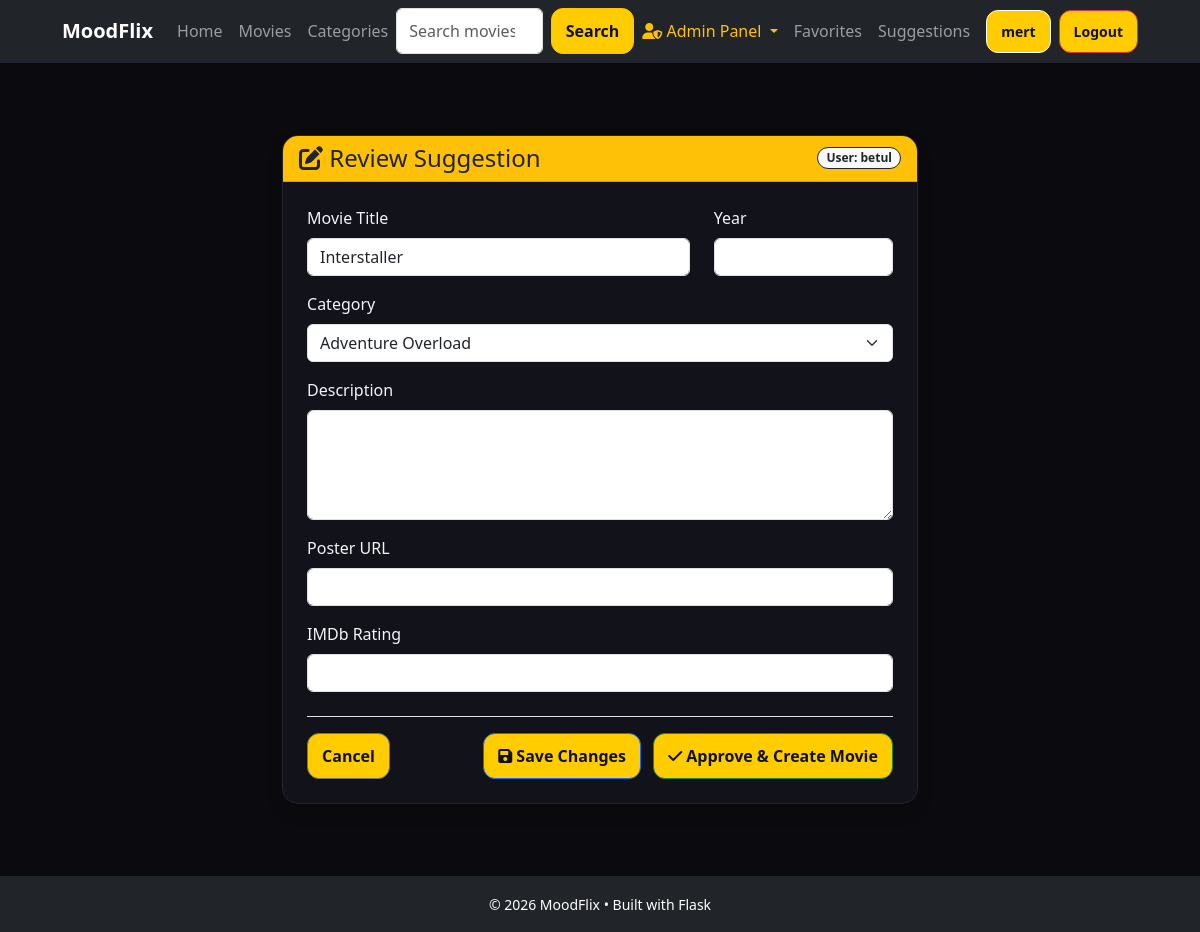
/admin/suggestions/1/edit (signed in), run on the app's committed database.
### app/models/user.py (models this page shows, shortened)
class User(UserMixin, db.Model):
    __tablename__ = "users"
    id = db.Column(db.Integer, primary_key=True)
    email = db.Column(db.String(120), unique=True, nullable=False)
    username = db.Column(db.String(50), nullable=False)
    password_hash = db.Column(db.String(128), nullable=False)
    role = db.Column(db.String(20), nullable=False, default="user")  # "user" or "admin"
    created_at = db.Column(db.DateTime, nullable=False, default=datetime.utcnow)
    is_active = db.Column(db.Boolean, nullable=False, default=True)
    comments = db.relationship('Comment', backref='user', lazy='dynamic', cascade='all, delete-orphan')
    ratings = db.relationship('Rating', backref='user', lazy='dynamic', cascade='all, delete-orphan')
    favorites = db.relationship('Favorite', backref='user', lazy='dynamic', cascade='all, delete-orphan')
    suggestions = db.relationship('Suggestion', backref='user', lazy='dynamic', cascade='all, delete-orphan')

### app/models/suggestion.py (models this page shows, shortened)
class Suggestion(db.Model):
    __tablename__ = "suggestions"
    id = db.Column(db.Integer, primary_key=True)
    user_id = db.Column(db.Integer, db.ForeignKey('users.id'), nullable=False)
    mood_category_id = db.Column(db.Integer, db.ForeignKey('mood_categories.id'), nullable=True)
    title = db.Column(db.String(255), nullable=False)
    year = db.Column(db.Integer, nullable=True)
    description = db.Column(db.Text, nullable=True)
    posterUrl = db.Column(db.String(500), nullable=True)
    imdbRating = db.Column(db.Float, nullable=True)
    status = db.Column(db.String(50), default="pending")  # pending, approved, rejected
    createdAt = db.Column(db.DateTime, default=datetime.utcnow)
    mood_category = db.relationship('MoodCategory', backref='suggestions')

### app/controllers/admin_controller.py (the view, shortened to what this page needs)
@admin_bp.route("/suggestions/<int:suggestion_id>/edit", methods=["GET", "POST"])
def edit_suggestion(suggestion_id: int):
    guard = _require_admin()
    if guard: return guard
    suggestion = AdminService.adminGetSuggestion(suggestion_id)
    if not suggestion:
        return redirect(url_for("admin.list_pending_suggestions"))
    if request.method == "GET":
        categories = AdminService.adminListCategories()
        return render_template("admin/edit_suggestion.html", suggestion=suggestion, categories=categories)

### app/__init__.py (called while the page is built)
def init_extensions(app: Flask) -> None:
    db.init_app(app)
    import_models()
    migrate.init_app(app, db)
    login_manager.init_app(app)
    login_manager.login_view = "auth.login"
    from app.models.user import User
    @login_manager.user_loader
    def load_user(user_id):
        return User.query.get(int(user_id))

### app/controllers/admin_controller.py (called while the page is built)
def _require_admin():
    if not current_user.is_authenticated:
        flash("Please log in as admin.", "error")
        return redirect(url_for("auth.login"))
    if getattr(current_user, "role", None) != "admin":
        flash("Admin access required.", "error")
        return redirect(url_for("home.index"))
    return None

### app/services/admin_service.py (called while the page is built)
    @staticmethod
    def adminListCategories() -> list[MoodCategory]:
        return MoodCategory.query.order_by(MoodCategory.name.asc()).all()

    @staticmethod
    def adminGetSuggestion(suggestion_id: int):
        from app.models.suggestion import Suggestion
        return Suggestion.query.get(suggestion_id)

### app/views/templates/admin/edit_suggestion.html (shortened to what this page needs)
{% extends "base.html" %}
{% block content %}
<div class="container py-5">
    <div class="row justify-content-center">
        <div class="col-md-8">
            <div class="card shadow">
                <div class="card-header bg-warning text-dark d-flex justify-content-between align-items-center">
                    <h4 class="mb-0"><i class="fas fa-edit"></i> Review Suggestion</h4>
                    <span class="badge bg-light text-dark">User: {{ suggestion.user.username }}</span>
                </div>
                <div class="card-body p-4">
                    <form method="POST">
                        <div class="row">
                            <div class="col-md-8 mb-3">
                                <label class="form-label">Movie Title</label>
                                <input type="text" class="form-control" name="title" value="{{ suggestion.title }}" required>
                            </div>
                            <div class="col-md-4 mb-3">
                                <label class="form-label">Year</label>
                                <input type="number" class="form-control" name="year" value="{{ suggestion.year or '' }}">
                            </div>
                        </div>
                        <div class="mb-3">
                            <label class="form-label">Category</label>
                            <select class="form-select" name="mood_category_id" required>
                                {% for category in categories %}
                                    <option value="{{ category.id }}" {% if suggestion.mood_category_id == category.id %}selected{% endif %}>
                                        {{ category.name }}
                                    </option>
                                {% endfor %}
                            </select>
                        </div>
                        <div class="mb-3">
                            <label class="form-label">Description</label>
                            <textarea class="form-control" name="description" rows="4">{{ suggestion.description or '' }}</textarea>
                        </div>
                        <div class="mb-3">
                            <label class="form-label">Poster URL</label>
                            <input type="url" class="form-control" name="posterUrl" value="{{ suggestion.posterUrl or '' }}">
                        </div>
                        <div class="mb-3">
                            <label class="form-label">IMDb Rating</label>
                            <input type="number" step="0.1" class="form-control" name="imdbRating" value="{{ suggestion.imdbRating or '' }}">
                        </div>
                        <div class="d-flex justify-content-between mt-4 border-top pt-3">
                            <a href="{{ url_for('admin.list_pending_suggestions') }}" class="btn btn-outline-secondary">Cancel</a>
                            <div>
                                <button type="submit" name="action" value="save" class="btn btn-primary me-2">
                                    <i class="fas fa-save"></i> Save Changes
                                </button>
                                <button type="submit" name="action" value="approve" class="btn btn-success">
                                    <i class="fas fa-check"></i> Approve & Create Movie
                                </button>
                            </div>
                        </div>
                    </form>
                </div>
            </div>
        </div>
    </div>
</div>
{% endblock %}

### app/views/templates/base.html (shortened to what this page needs)
<!doctype html>
<html lang="en">
<head>
  <link href="https://cdn.jsdelivr.net/npm/bootstrap@5.3.0/dist/css/bootstrap.min.css" rel="stylesheet">
  <link rel="stylesheet" href="https://cdnjs.cloudflare.com/ajax/libs/font-awesome/6.0.0/css/all.min.css">
  <link rel="stylesheet" href="{{ url_for('static', filename='css/style.css') }}">
</head>
<body>
  <nav class="navbar navbar-expand-lg navbar-dark bg-dark sticky-top" style = "z-index: 1050;">
    <div class="container">
      <a href="{{ url_for('home.index') }}" class="navbar-brand fw-bold">MoodFlix</a>
      <div class="collapse navbar-collapse" id="navbarNav">
        <ul class="navbar-nav me-auto">
            <li class="nav-item">
                <a class="nav-link" href="{{ url_for('home.index') }}"> Home </a>
            </li>
            <li class="nav-item">
                <a class="nav-link" href="{{ url_for('movie.list_movies') }}"> Movies </a>
            </li>
            <li class="nav-item">
                <a class="nav-link" href="{{ url_for('movie.list_categories') }}"> Categories </a>
            </li>
        </ul>
        <form class="d-flex mx-auto" method="GET" action="{{ url_for('home.search_movies') }}">
            <input class="form-control me-2" type="search" name="q" placeholder="Search movies..." value="{{ request.args.get('q', '') }}">
            <button class="btn btn-outline-warning" type="submit">Search</button>
        </form>
        <ul class="navbar-nav ms-auto align-items-center">
            {% if current_user.is_authenticated %}
                {% if current_user.role == 'admin' %}
                <li class="nav-item dropdown">
                    <a class="nav-link dropdown-toggle text-warning" href="#" id="adminDropdown" role="button" data-bs-toggle="dropdown" aria-expanded="false">
                        <i class="fas fa-user-shield"></i> Admin Panel
                    </a>
                </li>
                {% endif %}
                <li class="nav-item">
                    <a class="nav-link" href="{{ url_for('favorite.list_favorites') }}">Favorites</a>
                </li>
                <li class="nav-item">
                    <a class="nav-link" href="{{ url_for('suggestion.list_suggestions') }}">Suggestions</a>
                </li>
                <li class="nav-item ms-2">
                    <a class="btn btn-sm btn-outline-light" href="{{ url_for('auth.view_profile', user_id=current_user.id) }}">
                        {{ current_user.username }}
                    </a>
                </li>
                <li class="nav-item ms-2">
                    <form action="{{ url_for('auth.logout') }}" method="POST" class="d-inline">
                        <button type="submit" class="btn btn-sm btn-danger">Logout</button>
                    </form>
                </li>
            {% endif %}
        </ul>
      </div>
    </div>
  </nav>
  <main class="container py-4" style="min-height: 80vh;">
    {% block content %}{% endblock %}
  </main>
  <footer class="bg-dark text-white text-center py-3 mt-auto">
    <div class="container">
      <small>© 2026 MoodFlix • Built with Flask</small>
    </div>
  </footer>
</body>
</html>

### app/views/static/css/style.css (style rules this page uses)
:root { --bg: #0b0b0f; --panel: #12121a; --text: #f3f3f7; --muted: #a7a7b6; --line: #232333; --accent: #ffcc00; }
* { box-sizing: border-box; }
body { margin: 0; font-family: system-ui, -apple-system, Segoe UI, Roboto, Arial; background: var(--bg); color: var(--text); }
.container { width: min(1100px, 92%); margin: 0 auto; }
.navbar { position: sticky; top: 0; background: rgba(11, 11, 15, 0.9); border-bottom: 1px solid var(--line); }
.btn { padding: 10px 14px; border-radius: 12px; background: var(--accent); color: #111; text-decoration: none; font-weight: 700; }
.card { background: var(--panel); border: 1px solid var(--line); border-radius: 16px; overflow: hidden; text-decoration: none; color: inherit; }
.card-body { padding: 12px; }
.badge { font-size: 12px; border: 1px solid var(--line); padding: 4px 8px; border-radius: 999px; }

### data on the page
User: username "mert"
User: user.username "betul"
Suggestion: title "Interstaller"

### other printed values
form field mood_category_id "Adventure Overload"
